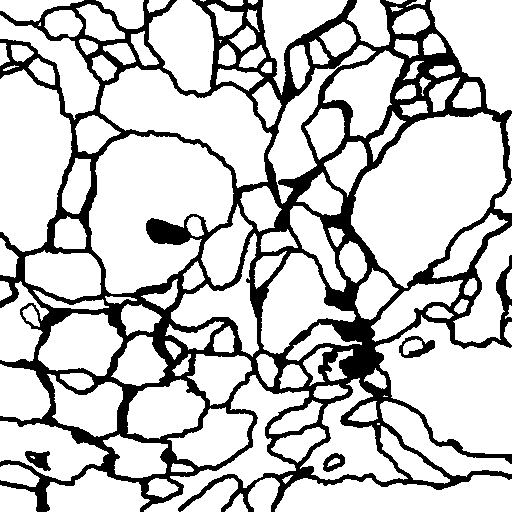
#> input picture data/labels/train/0.tif, 512 x 512 px, found by its file name; its folder holds only this picture in this run
$ jupyter execute 20210405-affine-transformation.ipynb   (shell and % lines are left out)
#> lines starting #> are read from the running program, lines starting #| are printed output that depends on the picture; after the words box and inside, x2 and y2 are one past the last pixel; in counts of white or black regions, pixels touching at a corner belong together
https://docs.opencv.org/2.4/doc/tutorials/imgproc/imgtrans/warp_affine/warp_affine.html#warp-affine

[cell 1]
import numpy as np

import pandas as pd
import matplotlib.pyplot as plt
import cv2
import os
from copy import deepcopy
from scipy.ndimage.interpolation import map_coordinates
from scipy.ndimage.filters import gaussian_filter

[cell 2]
PROJECT_PATH = os.getcwd().replace("notebooks","")
DATA_PATH = os.path.join(PROJECT_PATH, "data")
SAMPLES_PATH = os.path.join(DATA_PATH, "samples")
TRAIN_SAMPLES_PATH = os.path.join(SAMPLES_PATH, "train")
TEST_SAMPLES_PATH = os.path.join(SAMPLES_PATH, "test")
LABELS_PATH = os.path.join(DATA_PATH, "labels")
TRAIN_LABELS_PATH = os.path.join(LABELS_PATH, "train")
TEST_LABELS_PATH = os.path.join(LABELS_PATH, "test")

[cell 3]
img_name = np.random.choice(os.listdir(TRAIN_SAMPLES_PATH))
img_path = os.path.join(TRAIN_SAMPLES_PATH, img_name)
img =  cv2.imread(img_path)
#> img is the input picture: shape (512, 512, 3); 78.1% white; 4 black regions, box (x1, y1, x2, y2) and area: (0, 0, 512, 512) 56590, (399, 336, 435, 358) 356, (25, 451, 51, 471) 314, (323, 453, 345, 472) 232

img_label_path = os.path.join(TRAIN_LABELS_PATH, img_name)
img_label = cv2.imread(img_label_path)
print(f"Image shape: {img.shape}, label shape: {img_label.shape}")
#| Image shape: (512, 512, 3), label shape: (512, 512, 3)

[cell 4]
fig, (ax1, ax2) = plt.subplots(ncols=2, figsize=(12, 6))
ax1.imshow(img)
ax1.set_title("img")
ax1.get_xaxis().set_ticks([])
ax1.get_yaxis().set_ticks([])

ax2.imshow(img_label)
ax2.set_title("label")
ax2.get_xaxis().set_ticks([])
ax2.get_yaxis().set_ticks([])
fig.suptitle(t=img_name, x=.5, y=1.)
plt.tight_layout()
plt.show()
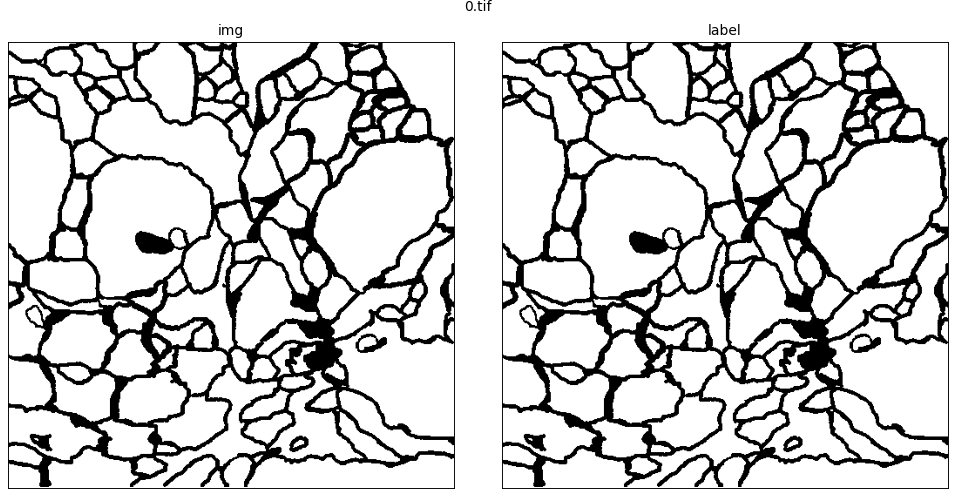
#> figure drawn by matplotlib, 2 panels

[cell 5]
img = img[:500,:400,:]
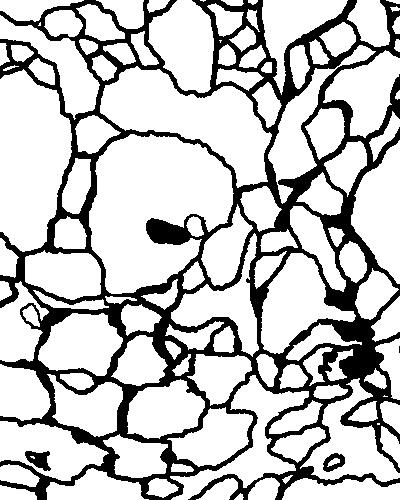
#> img: shape (500, 400, 3); 76.5% white; 4 black regions (1 under 20 px), largest, box (x1, y1, x2, y2) and area: (0, 0, 400, 500) 46448, (25, 451, 51, 471) 314, (323, 453, 345, 472) 232

[cell 6]
img.shape
#> Out = (500, 400, 3)

## Pick 3 points in image space

[cell 7]
# find center of image
(rows, cols) = img.shape[:-1]
#> rows = 500; cols = 400
center_coord = np.float32([rows, cols]) // 2
#> center_coord = [250, 200]
print("Center coordinates in image space : ", center_coord)
#| Center coordinates in image space :  [250. 200.]

ref_point = min((rows, cols)) // 6 # reference point
#> ref_point = 66
print("Reference point in image space : ", ref_point)
#| Reference point in image space :  66

[cell 8]
# Affine tranformation will generate transformation matrix when provided with 3 points in original image and 3 points in transformed image
pts_src = np.float32([
    center_coord - ref_point,
    center_coord + np.array([1., -1.]) * ref_point,
    center_coord + ref_point])
#> pts_src = [[184, 134], [316, 134], [316, 266]]

print(f"Points in image space: {pts_src.shape}")
#| Points in image space: (3, 2)

plt.scatter(pts_src[:,0], pts_src[:,1])
plt.xlim(0, rows)
plt.ylim(0, cols)

for i, (x, y) in enumerate(pts_src):
    label = f"{i} - {x:.1f},{y:.1f}"

    plt.annotate(label, # this is the text
                 (x, y), # this is the point to label
                 textcoords="offset points", # how to position the text
                 xytext=(0, 10), # distance from text to points (x,y)
                 ha='center') # horizontal alignment can be left, right or center
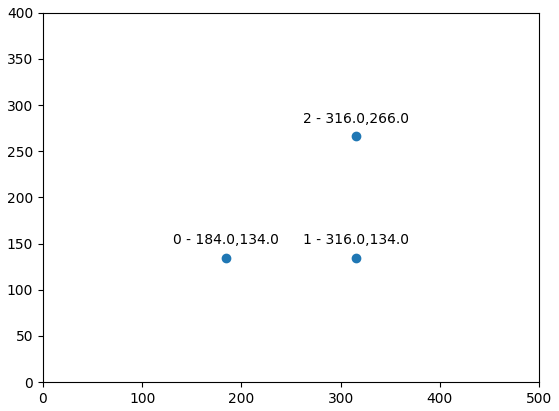
#> figure drawn by matplotlib, 1 panel

## Convert points in image space into points in transformed image space

[cell 9]
# # Random Affine
alpha_affine = min((rows, cols)) * 0.05
#> alpha_affine = 20
alpha_tranform = np.random.uniform(
    low=-alpha_affine,
    high=alpha_affine,
    size=pts_src.shape).astype(np.float32)

pts_dst = pts_src + alpha_tranform

plt.scatter(pts_dst[:,0], pts_dst[:,1])
plt.xlim(0, rows)
plt.ylim(0, cols)

for i, (x, y) in enumerate(pts_dst):
    label = f"{i} - {x:.1f},{y:.1f}"

    plt.annotate(label, # this is the text
                 (x, y), # this is the point to label
                 textcoords="offset points", # how to position the text
                 xytext=(0, 10), # distance from text to points (x,y)
                 ha='center') # horizontal alignment can be left, right or center

## Generate M (transformation matrix) to transform points from image space to transformed image space

[cell 10]
# get transformation matrix
M = cv2.getAffineTransform(pts_src, pts_dst)
print(f"Shape of M : {M.shape}")
#| Shape of M : (2, 3)

[cell 11]
a = np.ones((3,3))
a[:,:2] = pts_src
a

[cell 12]
pts_recovered_dst = (M @ a.T).T
plt.scatter(pts_recovered_dst[:,0], pts_recovered_dst[:,1])
plt.xlim(0, rows)
plt.ylim(0, cols)

for i, (x, y) in enumerate(pts_recovered_dst):
    label = f"{i} - {x:.1f},{y:.1f}"

    plt.annotate(label, # this is the text
                 (x, y), # this is the point to label
                 textcoords="offset points", # how to position the text
                 xytext=(0, 10), # distance from text to points (x,y)
                 ha='center') # horizontal alignment can be left, right or center

[cell 13]
trnsf_img = cv2.warpAffine(
    src=img,
    M=M,
    dsize=(cols, rows),
    borderMode=cv2.BORDER_REFLECT_101)
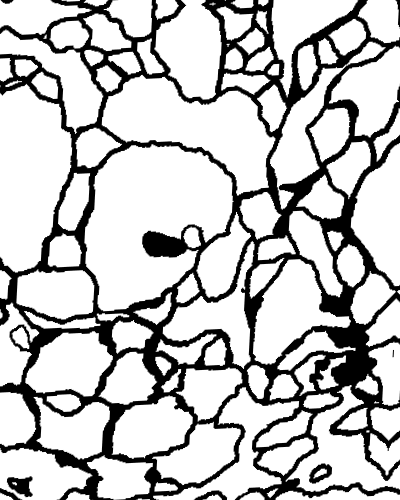
#> trnsf_img: shape (500, 400, 3); min 0, max 255, mean 194.8
print(f"\nTransformaed Image shape : {trnsf_img.shape}")
#| Transformaed Image shape : (500, 400, 3)

[cell 14]
fig, (ax1, ax2) = plt.subplots(ncols=2, figsize=(12, 6))
ax1.imshow(img)
ax1.set_title("img")
ax1.get_xaxis().set_ticks([])
ax1.get_yaxis().set_ticks([])

ax2.imshow(trnsf_img)
ax2.set_title("tranformed img")
ax2.get_xaxis().set_ticks([])
ax2.get_yaxis().set_ticks([])
fig.suptitle(t=img_name, x=.5, y=1.)
plt.tight_layout()
plt.show()

$ run again, on data/labels/train/12.tif
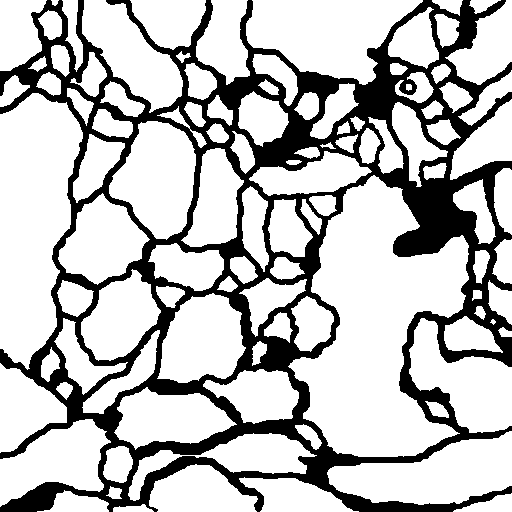
#> input picture data/labels/train/12.tif, 512 x 512 px, found by its file name
#> img is the input picture: shape (512, 512, 3); 74.5% white; 1 black region, box (x1, y1, x2, y2) and area: (0, 0, 512, 512) 66758
#| Image shape: (512, 512, 3), label shape: (512, 512, 3)
#> `img = img[:500,:400,:]`:
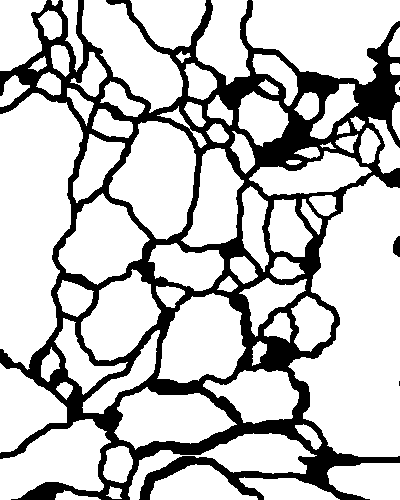
#> img: shape (500, 400, 3); 76.4% white; 4 black regions (2 under 20 px), largest, box (x1, y1, x2, y2) and area: (0, 0, 400, 500) 47077, (393, 236, 400, 257) 115
#| Center coordinates in image space :  [250. 200.]
#| Reference point in image space :  66
#| Points in image space: (3, 2)
#| Shape of M : (2, 3)
#> `trnsf_img = cv2.warpAffine( src=img, M=M, dsize=(cols, rows), borderMo..`:
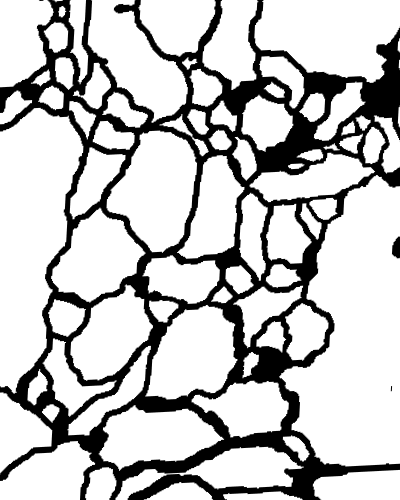
#> trnsf_img: shape (500, 400, 3); min 0, max 255, mean 195
#| Transformaed Image shape : (500, 400, 3)

$ run again, on data/labels/train/13.tif
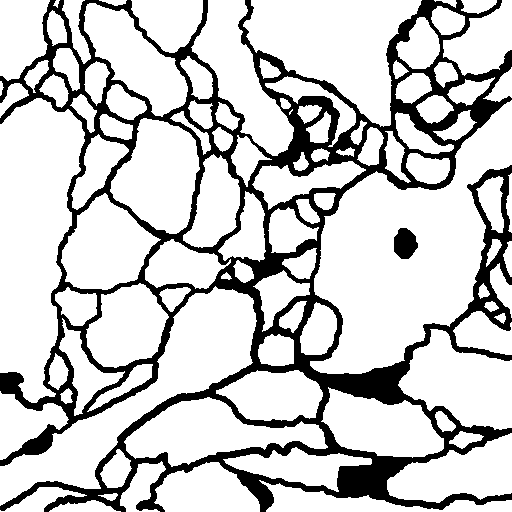
#> input picture data/labels/train/13.tif, 512 x 512 px, found by its file name
#> img is the input picture: shape (512, 512, 3); 79.1% white; 2 black regions, box (x1, y1, x2, y2) and area: (0, 0, 512, 512) 54137, (394, 228, 418, 259) 563
#| Image shape: (512, 512, 3), label shape: (512, 512, 3)
#> `img = img[:500,:400,:]`:
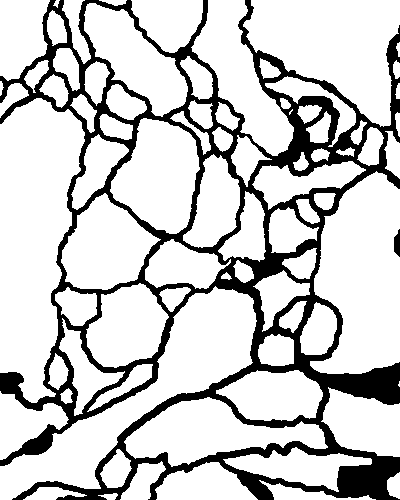
#> img: shape (500, 400, 3); 79.4% white; 2 black regions, box (x1, y1, x2, y2) and area: (0, 0, 400, 500) 41149, (394, 229, 400, 257) 126
#| Center coordinates in image space :  [250. 200.]
#| Reference point in image space :  66
#| Points in image space: (3, 2)
#| Shape of M : (2, 3)
#> `trnsf_img = cv2.warpAffine( src=img, M=M, dsize=(cols, rows), borderMo..`:
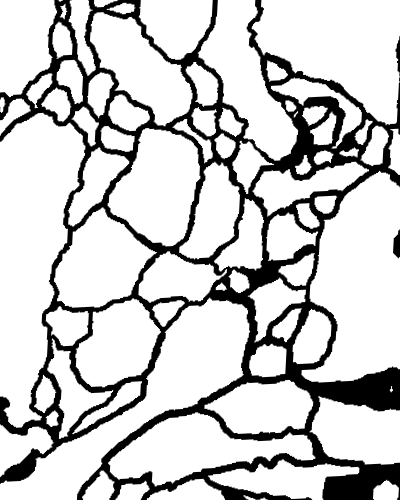
#> trnsf_img: shape (500, 400, 3); min 0, max 255, mean 202.9
#| Transformaed Image shape : (500, 400, 3)

$ run again, on data/labels/train/14.tif
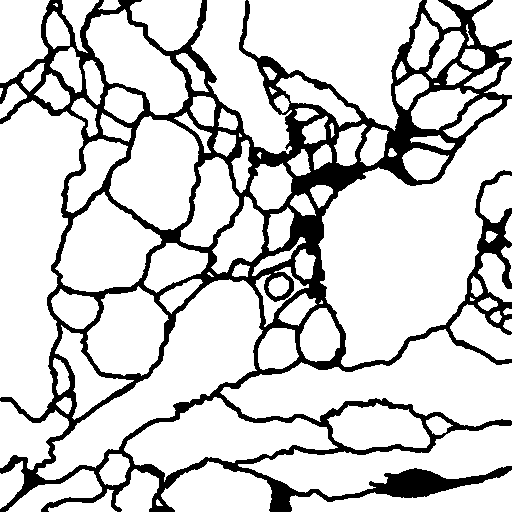
#> input picture data/labels/train/14.tif, 512 x 512 px, found by its file name
#> img is the input picture: shape (512, 512, 3); 81.3% white; 1 black region, box (x1, y1, x2, y2) and area: (0, 0, 512, 512) 49027
#| Image shape: (512, 512, 3), label shape: (512, 512, 3)
#> `img = img[:500,:400,:]`:
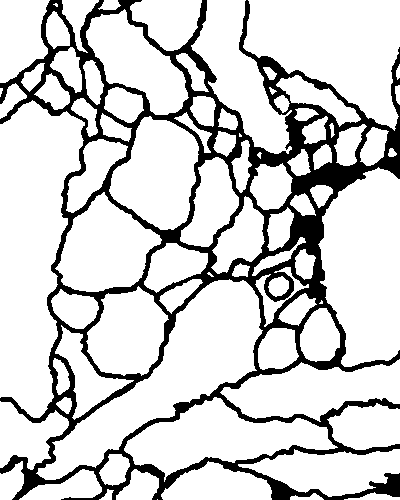
#> img: shape (500, 400, 3); 81.8% white; 1 black region, box (x1, y1, x2, y2) and area: (0, 0, 400, 500) 36434
#| Center coordinates in image space :  [250. 200.]
#| Reference point in image space :  66
#| Points in image space: (3, 2)
#| Shape of M : (2, 3)
#> `trnsf_img = cv2.warpAffine( src=img, M=M, dsize=(cols, rows), borderMo..`:
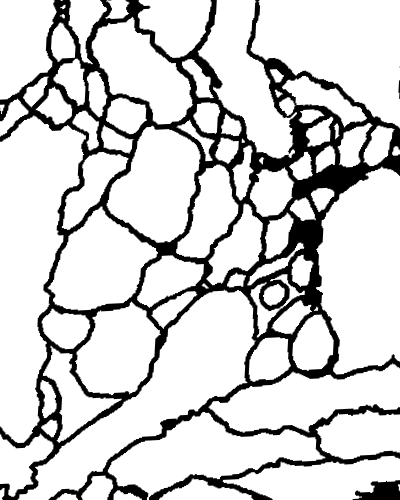
#> trnsf_img: shape (500, 400, 3); min 0, max 255, mean 209
#| Transformaed Image shape : (500, 400, 3)

$ run again, on data/labels/train/1.tif
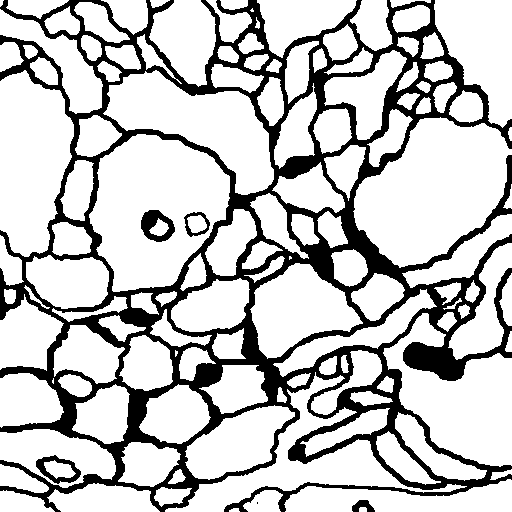
#> input picture data/labels/train/1.tif, 512 x 512 px, found by its file name
#> img is the input picture: shape (512, 512, 3); 77.3% white; 6 black regions (1 under 20 px), largest, box (x1, y1, x2, y2) and area: (0, 0, 512, 512) 58149, (141, 210, 175, 242) 606, (36, 455, 81, 484) 484, (184, 212, 210, 237) 224, (352, 500, 375, 512) 170
#| Image shape: (512, 512, 3), label shape: (512, 512, 3)
#> img: shape (500, 400, 3); 76.4% white; 5 black regions, box (x1, y1, x2, y2) and area: (0, 0, 400, 500) 45330, (243, 482, 400, 500) 616, (141, 210, 175, 242) 606, (36, 455, 81, 484) 484, (184, 212, 210, 237) 224
#| Center coordinates in image space :  [250. 200.]
#| Reference point in image space :  66
#| Points in image space: (3, 2)
#| Shape of M : (2, 3)
#> `trnsf_img = cv2.warpAffine( src=img, M=M, dsize=(cols, rows), borderMo..`:
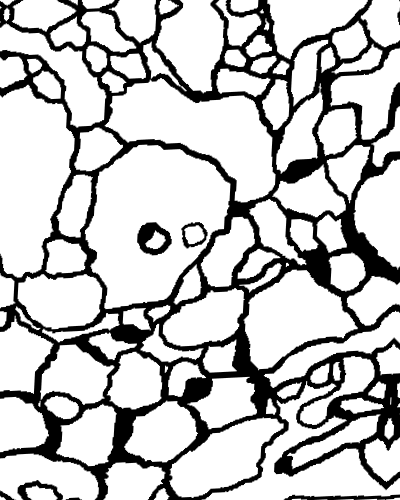
#> trnsf_img: shape (500, 400, 3); min 0, max 255, mean 194.5
#| Transformaed Image shape : (500, 400, 3)
